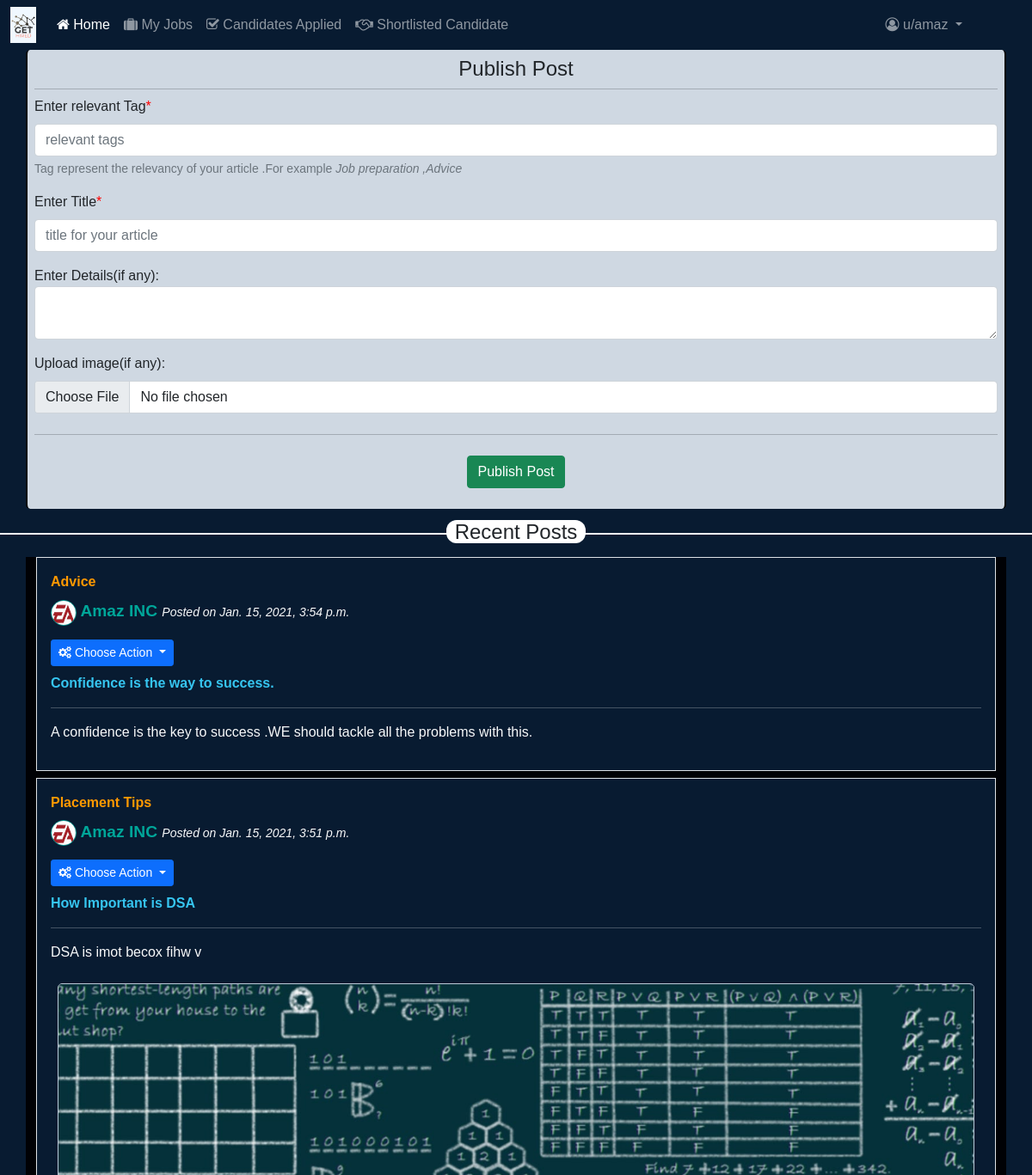
The page /EMPLOYER/home/ (signed in, upper part) on the database as committed earlier.
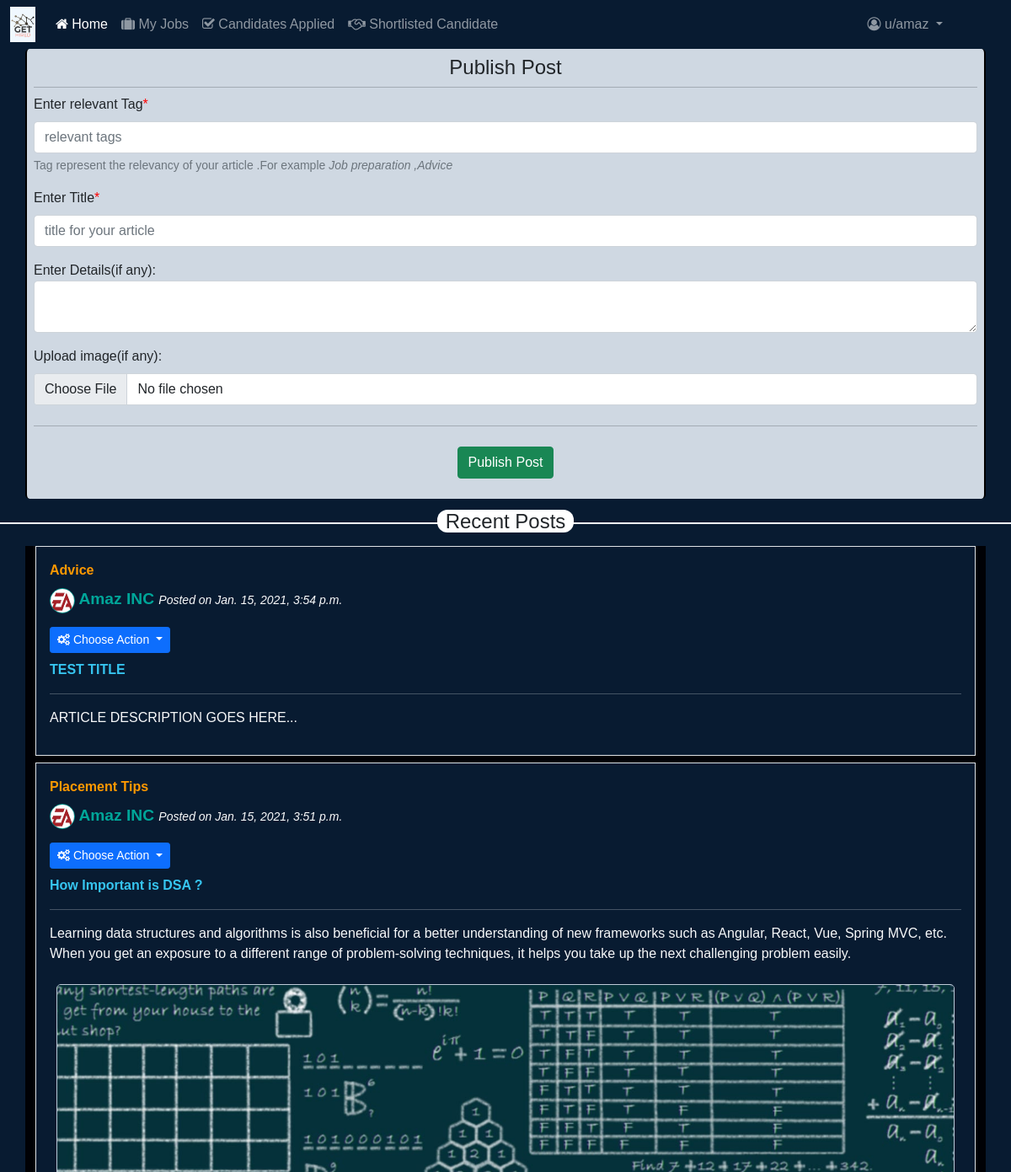
The same page on the database as committed later.
### ARTICLE/models.py (models this page shows, shortened)
class ARTICLE(models.Model):
    article_id=models.AutoField(primary_key=True)
    tag=models.CharField(max_length=50)
    article_title=models.CharField(max_length=250)
    article_desc=models.TextField(blank=True)
    article_media=models.ImageField(upload_to='ARTICLE/MEDIA/',blank=True)
    employer_name=models.ForeignKey(EMPLOYER,on_delete=models.CASCADE)
    time_stamp=models.DateTimeField(auto_now_add=True, blank=True)

### EMPLOYER/models.py (models this page shows, shortened)
class EMPLOYER(models.Model):
    user=models.OneToOneField(User,on_delete=models.CASCADE)
    name=models.TextField()
    cin_num=models.IntegerField(unique=True,blank=False)
    profile_pic=models.ImageField(upload_to='EMPLOYER/PROFILE',blank=True)

### EMPLOYER/views.py (the view)
# urls.py: path('',views.indexhome,name="home"),
def home(request):
    if not request.user.is_authenticated:
        return redirect('/')
    else:
        try:
            user=EMPLOYER.objects.get(user=request.user)
            try:
                posts=ARTICLE.objects.filter(employer_name=user).order_by('-article_id')
                param={
                    'posts':posts,
                }
                return render(request,'EMPLOYER/home.html/',param)
            except:
                return render(request,'EMPLOYER/home.html/')
        except:
            print("Not a valid Employer")
            return redirect('/')

### templates/EMPLOYER/home.html (shortened to what this page needs)
{% extends 'baseE.html' %}
{% block homeactive %}
active
{% endblock homeactive %}
{% block content %}
<div class="container container-employer p-2 mb-2">
<h2 class="text-center " style="
    font-size: x-large;">Publish  Post</h2>
<hr class="my-2">
<form action="/EMPLOYER/publish-post/" method="POST" enctype="multipart/form-data">{% csrf_token %}
     <div class="mb-3">
            <label for="article_tag" class="form-label">Enter relevant Tag<span style="color:red;">*</span></label>
            <input type="text" class="form-control" id="article_tag" name="article_tag" placeholder="relevant tags" aria-describedby="tag_helper" required></input>
            <div id="tag_helper" class="form-text">Tag represent the relevancy of your article .For example <i>Job preparation ,Advice </i></div>
        </div>
        <div class="mb-3">
        <label for="article_title" class="form-label">Enter Title<span style="color:red">*</span></label>
        <input type="text" class="form-control" id="article_title" name="article_title" placeholder="title for your article" required></input>
        </div>
        <div class="mb-3">
        <label for="article_desc" class="formm-label">Enter Details(if any):</label>
        <textarea class="form-control" name="article_desc" id="article_desc"></textarea>
        </div>
         <div class="mb-3">
        <label for="article_image" class="form-label">Upload image(if any):</label>
        <input type="file" id="article_image" name="article_image" class="form-control"></input>
        </div>
        <hr class ="my-4">
          <div class="mb-3 text-center">
         <button class="btn btn-success" type="submit">Publish Post</button>
        </div>
</form>
</div>
<h4 class="line-away "><span>Recent Posts</span></h4>
<div class="container article_content text-light">
    {% for post in posts %}
 <div class="media  p-3 mb-2 border  media_content">
   <strong class="d-inline-block mb-2 content-tag">{{post.tag}}</strong>
  <p>
     {% if post.employer_name.profile_pic %}
     <img src="/media/{{post.employer_name.profile_pic}}" alt="img" class="mr-3 profile_img rounded-circle">
     {% else %}
     {% load static %}
        {% endif %}
     <span class="content-author">
     {{post.employer_name.name}} </span><small><i>Posted on {{post.time_stamp}}</i>
     </small>
</p>
 <div class="dropdown my-2">
  <button class="btn btn-sm btn-primary dropdown-toggle" type="button" id="dropdownMenuButton-post-{{post.article_id}}" data-toggle="dropdown" aria-haspopup="true" aria-expanded="false">
<i class="fa fa-cogs"></i> Choose Action
  </button>
</div>
        <div class="media-body">
        <p class="content-title">{{post.article_title}}</p>
        <hr clas="my-2">
      <p class="content-desc">{{post.article_desc|linebreaks}}</p>
      {% if post.article_media %}
      <div class="content-img mt-2 p-2">
       <img src="/media/{{post.article_media}}" ></img>
      </div>
      {% endif %}
    </div>
  </div>
  {% endfor %}
</div>
{% endblock content %}

Rows that differ between the two databases and show on the page:
changed ARTICLE "Advice": article_title "Confidence is the way to success." → "TEST TITLE"; article_desc "A confidence is the key to success .WE should tackle all the problems with this." → "ARTICLE DESCRIPTION GOES HERE..."
changed ARTICLE "Placement Tips": article_title "How Important is DSA" → "How Important is DSA ?"; article_desc "DSA is imot becox fihw v" → "Learning data structures and algorithms is also beneficial for a better understanding of new frameworks such as Angular, React, Vue, Spring MVC, etc. When you get an exposure to a different range of problem-solving techniques, it helps you take up the next challenging problem easily."
